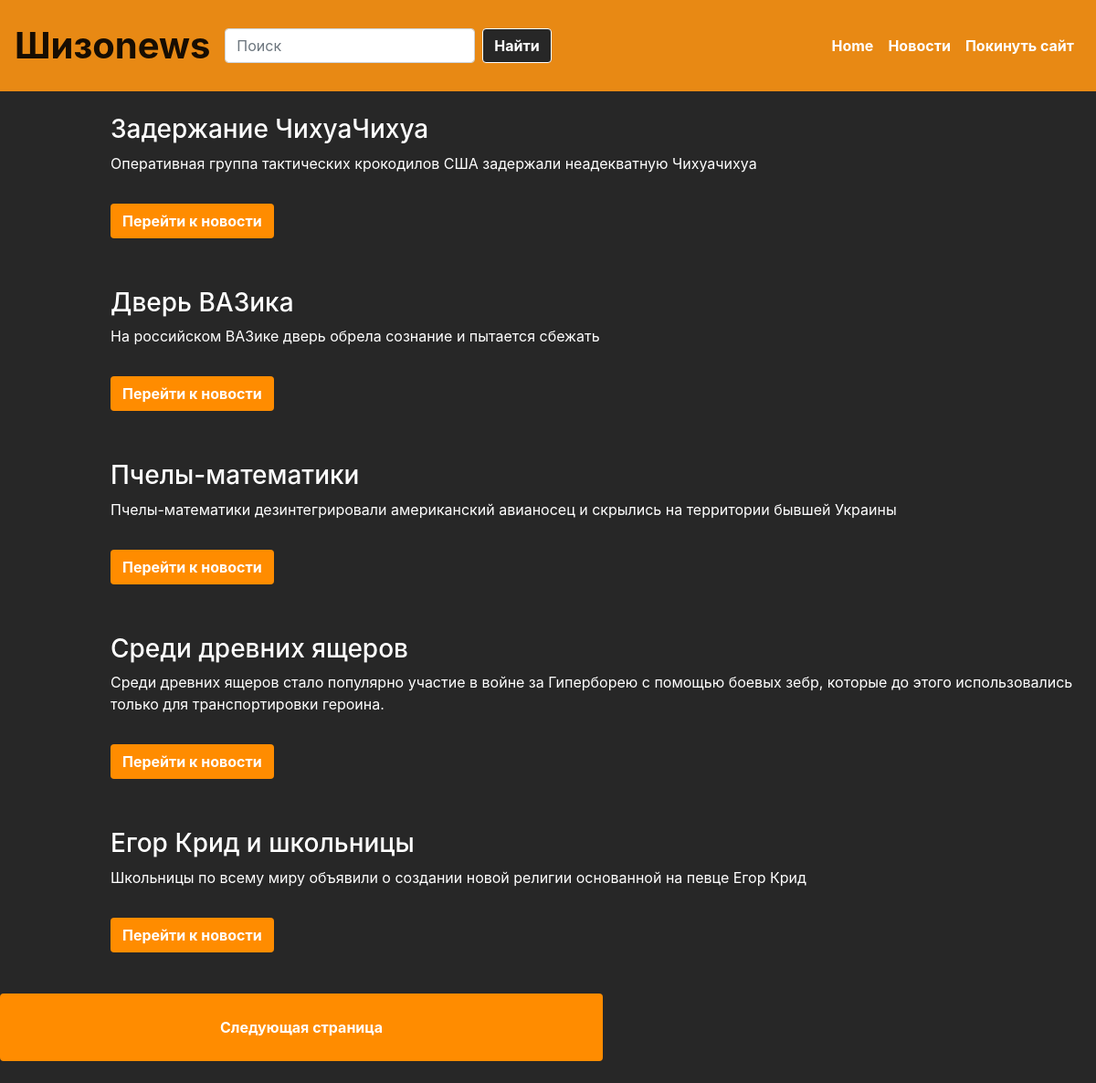
The page /news/ on the database as committed earlier.
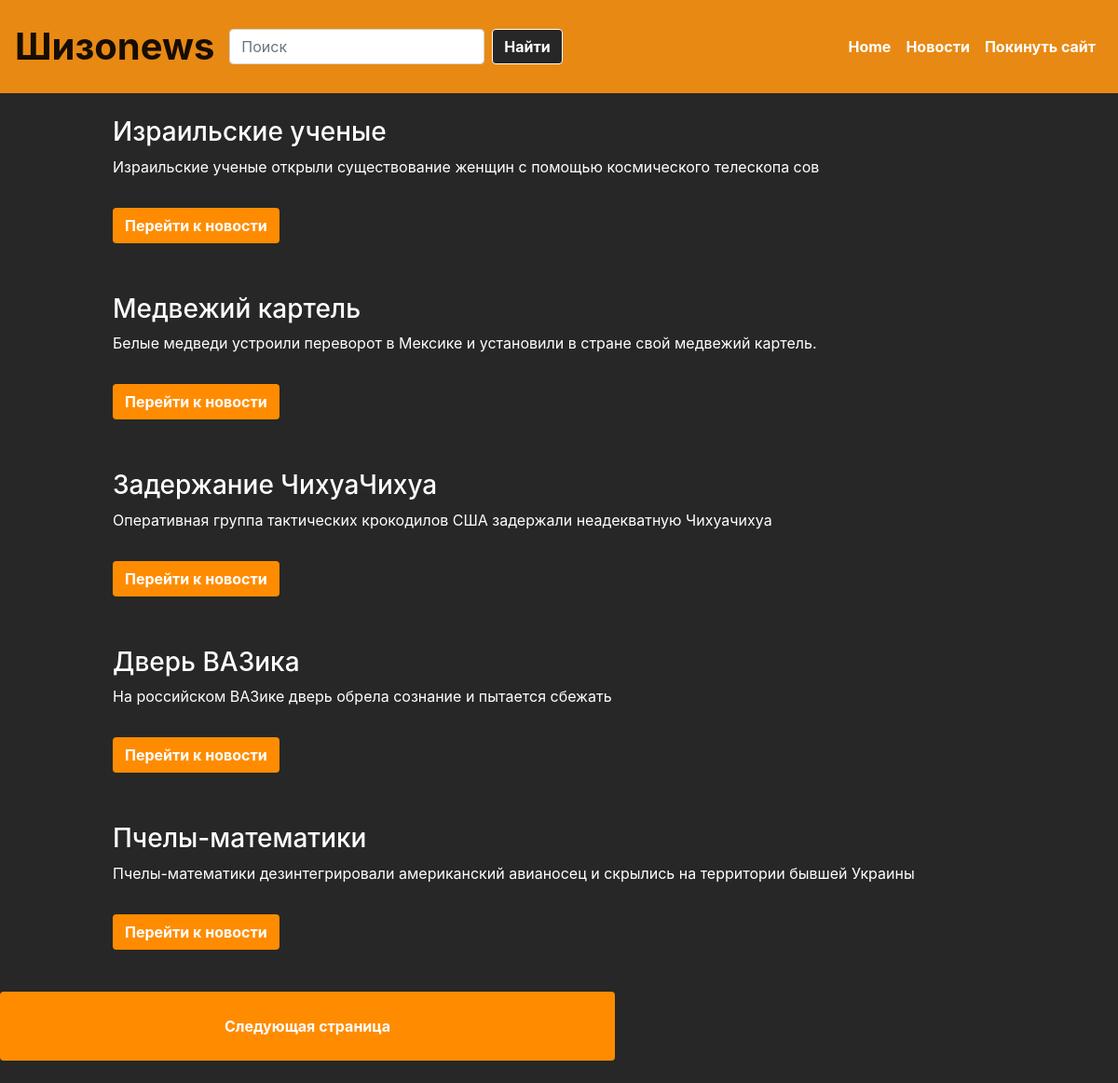
The same page on the database as committed later.
### news/models.py (models this page shows, shortened)
class Articles(models.Model):
    title = models.CharField("Название", max_length=50)
    anons = models.CharField("Анонс", max_length=250)
    full_text = models.TextField('Статья')
    date = models.DateTimeField('Дата публикации')
    class Meta:
        verbose_name = 'Новость'
        verbose_name_plural = "Новости"

### news/views.py (the view)
# urls.py: path('news/', include('news.urls'))
def news(request):
    news_list = Articles.objects.all().order_by('-date')
    paginator = Paginator(news_list, 5)
    page_number = request.GET.get('page')
    page_obj = paginator.get_page(page_number)
    return render(request, 'news/news.html', {'page_obj': page_obj})

### news/templates/news/news.html (shortened to what this page needs)
{% extends 'main/sample.html' %}
{% load static%}
{% block content %}
    {% if page_obj %}
        {% for el in page_obj %}
            <div class='alert'>
               <h3>{{ el.title}}</h3>
               <p>{{el.anons}}</p>
               <div>
                  <button class="btn mt-3" style="background-color: darkorange; color: white;" onclick="location.href='{% url 'news-detail' el.id %}';">Перейти к новости</button>
               </div>
            </div>
        {% endfor %}
        {% if page_obj.has_next %}
          <button class="btn mt-3" style="background-color: darkorange; color: white; padding-left: 20%;padding-right: 20%;padding-top: 2%;padding-bottom: 2%;" onclick="location.href='?page={{ page_obj.next_page_number }}';">Следующая страница</button>
        {% endif %}
        {% else %}
            <p>Новостей пока нет:(</p>
    {% endif %}
<br><br>
{% endblock %}

Rows that differ between the two databases and show on the page:
no longer on this page (row unchanged): Articles: title "Среди древних ящеров", anons "Среди древних ящеров стало популярно участие в войне за Гиперборею с помощью боевых зебр, которые до этого использовались только для транспортировки героина."
no longer on this page (row unchanged): Articles: title "Егор Крид и школьницы", anons "Школьницы по всему миру объявили о создании новой религии основанной на певце Егор Крид"
added Articles: title "Израильские ученые", anons "Израильские ученые открыли существование женщин с помощью космического телескопа сов"
added Articles: title "Медвежий картель", anons "Белые медведи устроили переворот в Мексике и установили в стране свой медвежий картель."
